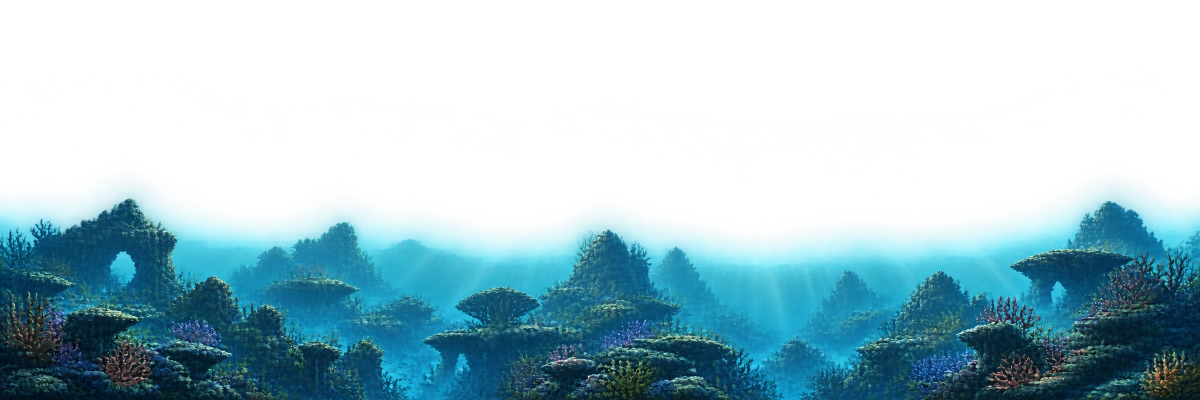
#> input picture assets_src/b1_far.webp, 2400 x 800 px (shown at 1/2 size)
$ python -i make_store_assets.py   (imports and definitions only)
#> lines starting #> are read from the running program, lines starting #| are printed output that depends on the picture
#!/usr/bin/env python3
"""Compose Steam store / library images (required sizes) and the app icon from the generated art."""
from pathlib import Path
from PIL import Image, ImageDraw, ImageFilter, ImageEnhance

ROOT = Path(__file__).resolve().parent.parent
SRC = ROOT / "assets_src"
OUT = ROOT / "store"

def src(name):
    p = SRC / f"{name}.png"
    return Image.open(p if p.exists() else SRC / f"{name}.webp").convert("RGBA")

# [5 lines left out: function cover, not called in this run]

def trimmed(im):
    return im.crop(im.split()[-1].point(lambda v: 255 if v > 8 else 0).getbbox())

# [64 lines left out: functions shade_left, place_logo, main, not called in this run]

# [2 lines not run here, left out]

>>> from PIL import Image
>>> picture = Image.open('../assets_src/b1_far.webp')
#> picture is the input picture: PIL image 2400x800 RGBA; mean R, G, B, A 31.5, 75.8, 87.7, 106.1
>>> result = trimmed(picture)
#> in trimmed, `return im.crop(im.split()[-1].point(lambda v: 255 if v > 8 else 0).get..`:
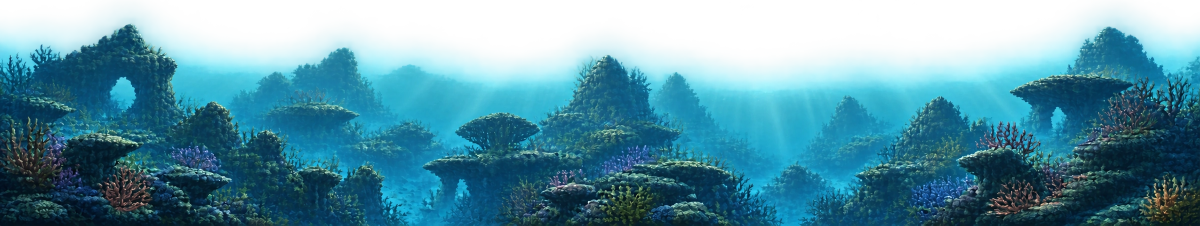
#> returned value: PIL image 2400x451 RGBA (shown at 1/2 size); mean R, G, B, A 50.4, 124.7, 145.1, 188.2; transparent parts drawn white

$ run again, on assets_src/b3_far.webp
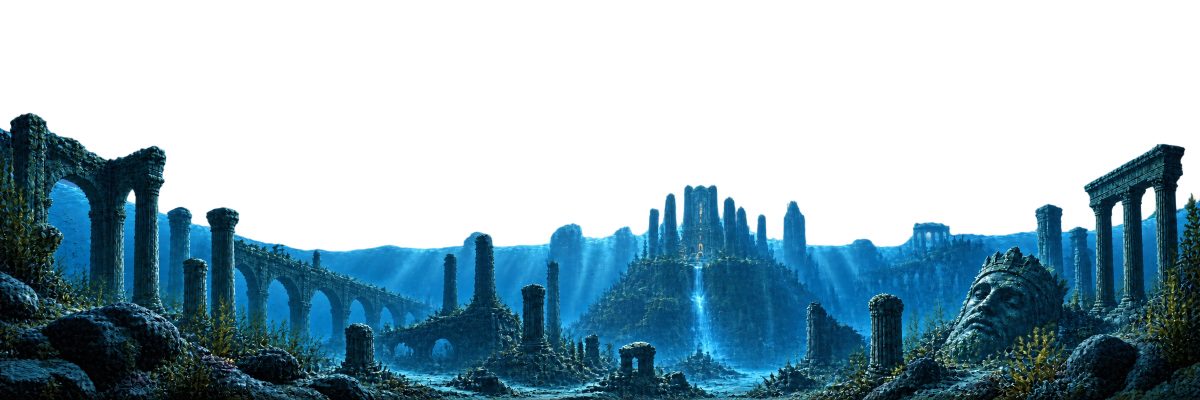
#> input picture assets_src/b3_far.webp, 2400 x 800 px (shown at 1/2 size)
#> picture is the input picture: PIL image 2400x800 RGBA; mean R, G, B, A 12, 48.2, 64.9, 117.4
#> in trimmed, `return im.crop(im.split()[-1].point(lambda v: 255 if v > 8 else 0).get..`:
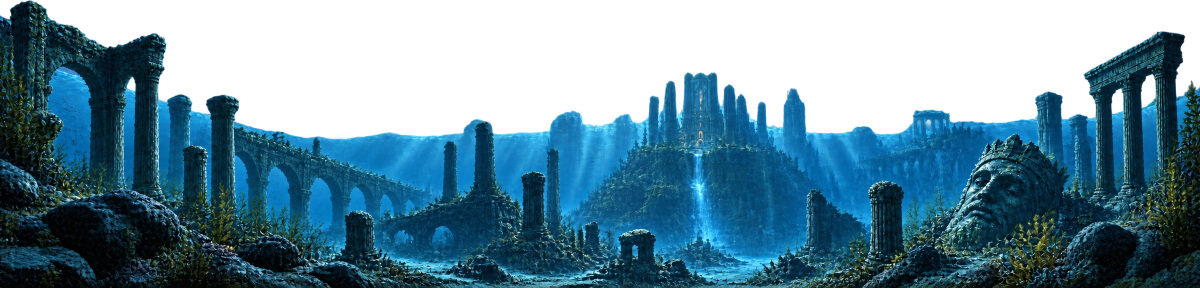
#> returned value: PIL image 2400x575 RGBA (shown at 1/2 size); mean R, G, B, A 16.4, 65.8, 88.7, 163.4; transparent parts drawn white

$ run again, on assets_src/b3_mid.webp
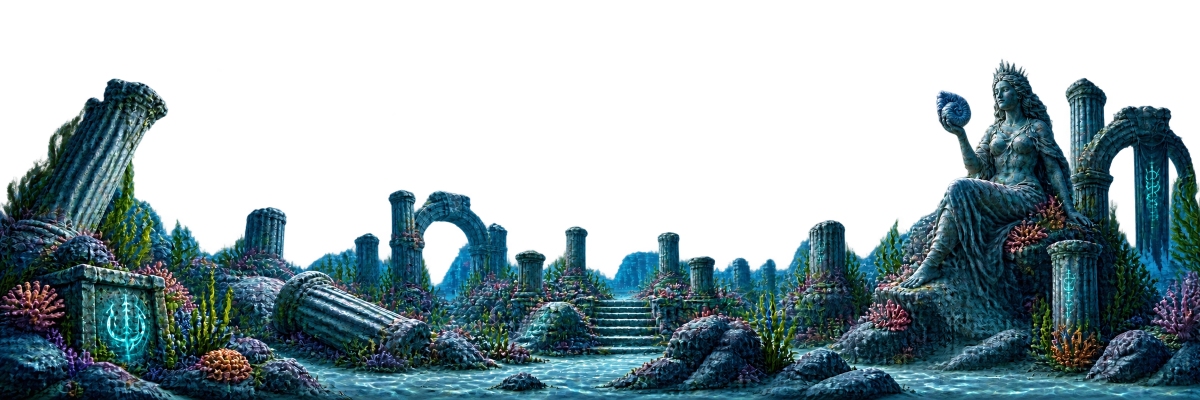
#> input picture assets_src/b3_mid.webp, 2400 x 800 px (shown at 1/2 size)
#> picture is the input picture: PIL image 2400x800 RGBA; mean R, G, B, A 28.2, 55, 61.4, 124.8
#> in trimmed, `return im.crop(im.split()[-1].point(lambda v: 255 if v > 8 else 0).get..`:
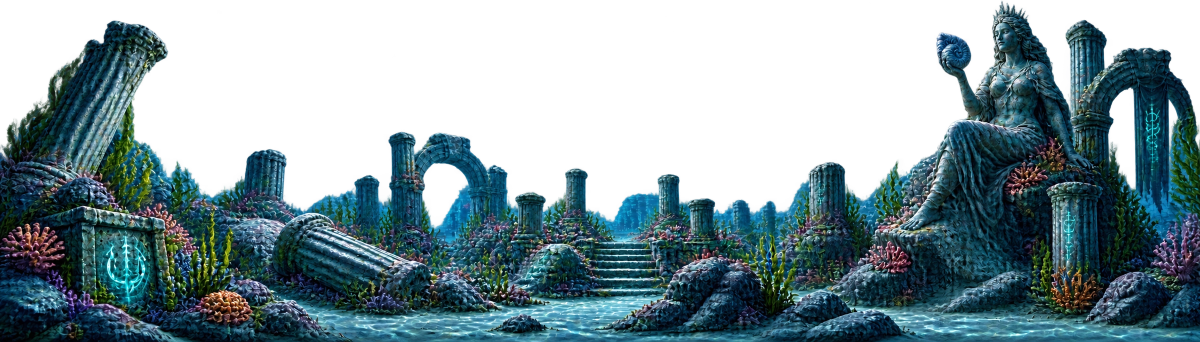
#> returned value: PIL image 2400x684 RGBA (shown at 1/2 size); mean R, G, B, A 32.6, 63.6, 71, 146; transparent parts drawn white

$ run again, on assets_src/b4_far.webp
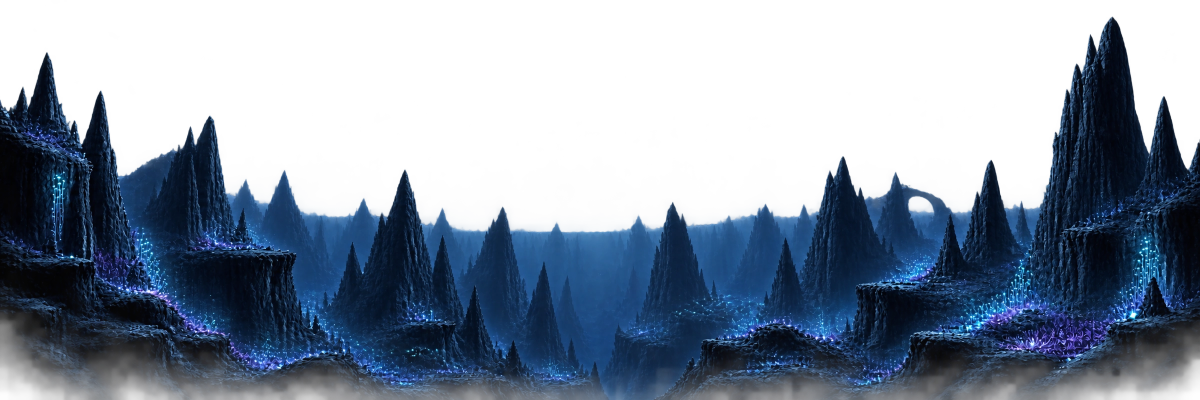
#> input picture assets_src/b4_far.webp, 2400 x 800 px (shown at 1/2 size)
#> picture is the input picture: PIL image 2400x800 RGBA; mean R, G, B, A 12.4, 29.7, 51.6, 128.3
#> in trimmed, `return im.crop(im.split()[-1].point(lambda v: 255 if v > 8 else 0).get..`:
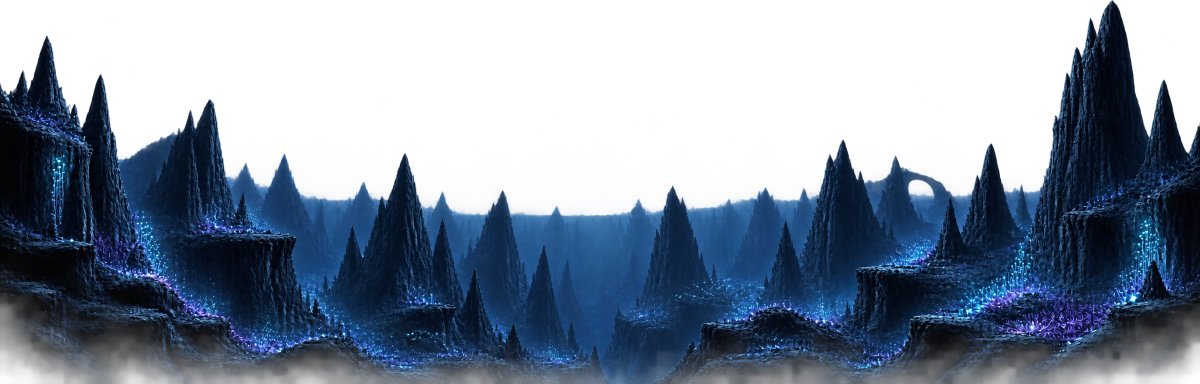
#> returned value: PIL image 2400x767 RGBA (shown at 1/2 size); mean R, G, B, A 12.9, 30.9, 53.5, 133.8; transparent parts drawn white
